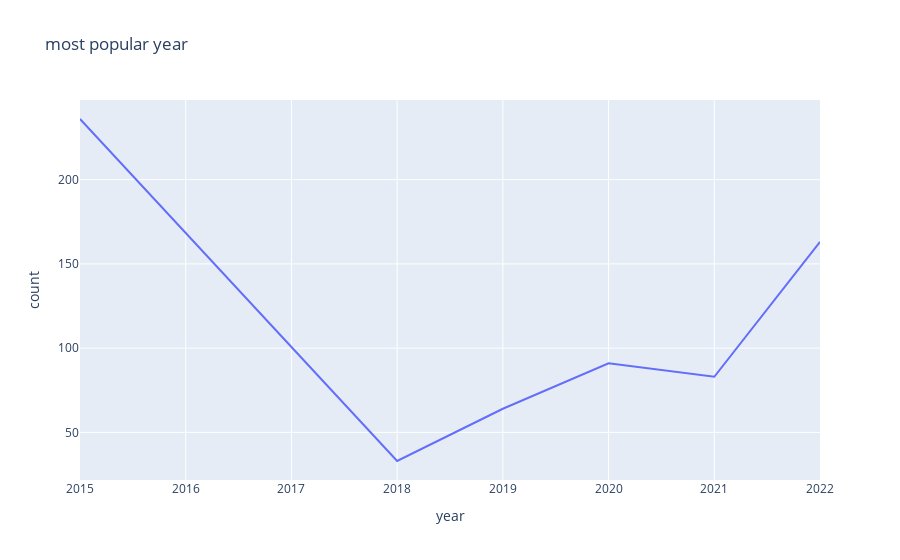

The code cell stored with this chart in its notebook:
### Code cell
fig2 = px.line(yearly_changes, x="year", y="count",title="most popular year")
fig2.show()

### Figure 1 — Plotly figure (JSON) as saved in the notebook; plotly's stock layout.template omitted (floating-point values rounded to 4 significant figures)
{"data": [{"hovertemplate": "year=%{x}<br>count=%{y}<extra></extra>", "legendgroup": "", "line": {"color": "#636efa", "dash": "solid"}, "marker": {"symbol": "circle"}, "mode": "lines", "name": "", "orientation": "v", "showlegend": false, "type": "scatter", "x": [2015, 2018, 2019, 2020, 2021, 2022], "xaxis": "x", "y": [236, 33, 64, 91, 83, 163], "yaxis": "y"}], "layout": {"legend": {"tracegroupgap": 0}, "title": {"text": "most popular year"}, "xaxis": {"anchor": "y", "domain": [0, 1], "title": {"text": "year"}}, "yaxis": {"anchor": "x", "domain": [0, 1], "title": {"text": "count"}}}}
